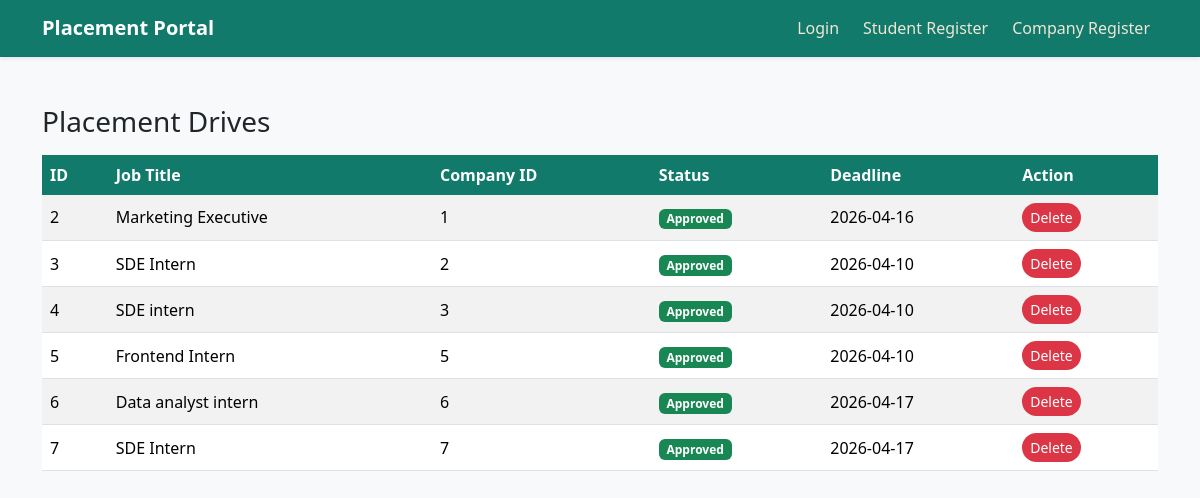
The page /admin/drives on the database its author committed.
### models.py (models this page shows)
class PlacementDrive(db.Model):
    id = db.Column(db.Integer, primary_key=True)
    company_id = db.Column(db.Integer,db.ForeignKey('company.id')  )
    job_title = db.Column(db.String(100))
    description = db.Column(db.Text)
    eligibility = db.Column(db.String(200))
    deadline = db.Column(db.String(50))
    status = db.Column(db.String(50))
    is_active=db.Column(db.Boolean,default=True)
    created_date = db.Column(db.DateTime,default=datetime.now)
    applications = db.relationship('Application',
                                   backref='drive',
                                   cascade="all, delete",
                                   passive_deletes=True)

### routes/admin_routes.py (the view)
@admin_bp.route("/admin/drives")
def view_drives():
    drives = PlacementDrive.query.filter_by(is_active=True).all()
    return render_template("admin_drives.html", drives=drives)

### templates/admin_drives.html (shortened to what this page needs)
{% extends "base.html" %}
{% block content %}
<h3 class="mb-3">Placement Drives</h3>
<div class="table-responsive">
<table class="table table-striped table-hover align-middle">
    <thead class="table-dark">
        <tr>
            <th>ID</th>
            <th>Job Title</th>
            <th>Company ID</th>
            <th>Status</th>
            <th>Deadline</th>
            <th>Action</th>
        </tr>
    </thead>
    <tbody>
        {% for d in drives %}
        <tr>
            <td>{{ d.id }}</td>
            <td>{{ d.job_title }}</td>
            <td>{{ d.company_id }}</td>
            <td>
                {% if d.status == "Approved" %}
                    <span class="badge bg-success">Approved</span>
                {% else %}
                    <span class="badge bg-warning text-dark">Pending</span>
                {% endif %}
            </td>
            <td>{{ d.deadline }}</td>
            <td class="d-flex gap-2">
                <a href="/delete_drive/{{ d.id }}" class="btn btn-danger btn-sm">Delete</a>
            </td>
        </tr>
        {% endfor %}
    </tbody>
</table>
</div>
{% endblock %}

### static/styles.css (style rules this page uses)
body { min-height: 100vh; background: #f8f9fa; color: #212529; }
.table { margin-bottom: 0; }
.table thead th { background-color: #117a6b; color: #ffffff; border-bottom: none; }
.table-striped > tbody > tr:nth-of-type(odd) > * { --bs-table-accent-bg: #efe6d6; }
.btn { border-radius: 999px; border: none; transition: transform 0.2s ease, box-shadow 0.2s ease, filter 0.2s ease; }
.btn-danger { background-color: #dc3545; }

### rows shown on the page
PlacementDrive: id "2", job_title "Marketing Executive", company_id "1", status "Approved", deadline "2026-04-16"
PlacementDrive: id "3", job_title "SDE Intern", company_id "2", status "Approved", deadline "2026-04-10"
PlacementDrive: id "4", job_title "SDE intern", company_id "3", status "Approved", deadline "2026-04-10"
PlacementDrive: id "5", job_title "Frontend Intern", company_id "5", status "Approved", deadline "2026-04-10"
PlacementDrive: id "6", job_title "Data analyst intern", company_id "6", status "Approved", deadline "2026-04-17"
PlacementDrive: id "7", job_title "SDE Intern", company_id "7", status "Approved", deadline "2026-04-17"
